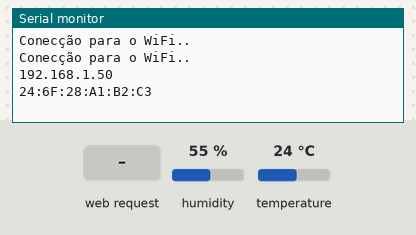
A sketch run on a simulated ESP32. On the bench: the last lines printed to the serial monitor. The inputs (shaded band) are chosen by the test bench; at power-on: humidity 55 %, temperature 24 °C. WiFi joins after 1.5 s; servers stay silent unless stated.

Above: at 3.2 s.
3.3 s: HTTP request GET /temperature received
At 4.0 s:
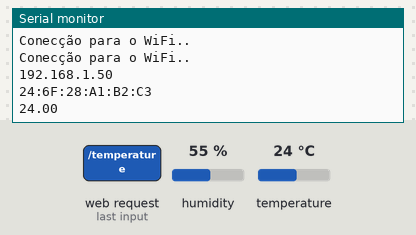
4.8 s: HTTP request GET /humidity received
At 6.1 s:
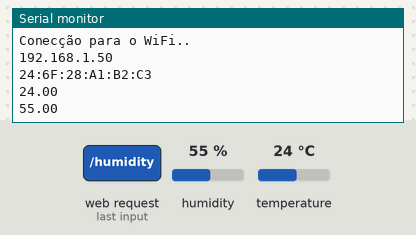

Measured:
- after the input at 3.3 s, the serial monitor: prints a new line at once (image 1)
- after the input at 4.8 s, the serial monitor: prints a new line at once (image 2)

The sketch:

ESP32UmidTempTCP.ino
```cpp
// Importar bibliotecas necessárias
#include <WiFi.h>
#include <ESPAsyncWebServer.h>
#include <Adafruit_Sensor.h>
#include <DHT.h>

// Substitua pelas suas credenciais de rede
const char* ssid = "HUBBLE";
const char* password = "noprincipioeraoverbo";

#define DHTPIN 27     // Pino digital conectado ao sensor DHT

//Descomente o tipo de sensor em uso:
//#define DHTTYPE    DHT11     // DHT 11
#define DHTTYPE    DHT22     // DHT 22 (AM2302)
//#define DHTTYPE    DHT21     // DHT 21 (AM2301)

DHT dht(DHTPIN, DHTTYPE);

// Crie um objeto AsyncWebServer na porta 80
AsyncWebServer server(80);

String readDHTTemperature() {
  // As leituras do sensor também podem ter até 2 segundos 'de idade (é um sensor muito lento)
  // Leia a temperatura como Celsius (o padrão)
  float t = dht.readTemperature();
  // Leia a temperatura como Fahrenheit (isFahrenheit = true)
  //float t = dht.readTemperature(true);
  // Verifique se alguma leitura falhou e saia mais cedo (para tentar novamente).
  if (isnan(t)) {
    Serial.println("Falha ao ler o sensor DHT!");
    return "--";
  }
  else {
    Serial.println(t);
    return String(t);
  }
}

String readDHTHumidity() {
  // As leituras do sensor também podem ter até 2 segundos 'de idade (é um sensor muito lento)
  float h = dht.readHumidity();
  if (isnan(h)) {
    Serial.println("Falha ao ler o sensor DHT!");
    return "--";
  }
  else {
    Serial.println(h);
    return String(h);
  }
}

const char index_html[] PROGMEM = R"rawliteral(
<!DOCTYPE HTML><!html>
<!head>
  <title>Temperatura casa91</title>
  <meta name="viewport" content="width=device-width, initial-scale=1">
  <link rel="stylesheet" href="https://use.fontawesome.com/releases/v5.7.2/css/all.css" integrity="sha384-fnmOCqbTlWIlj8LyTjo7mOUStjsKC4pOpQbqyi7RrhN7udi9RwhKkMHpvLbHG9Sr" crossorigin="anonymous">
  <style>
    html {
     font-family: Arial;
     display: inline-block;
     margin: 0px auto;
     text-align: center;
    }
    h2 { font-size: 3.0rem; }
    p { font-size: 3.0rem; }
    .units { font-size: 1.2rem; }
    .dht-labels{
      font-size: 1.5rem;
      vertical-align:middle;
      padding-bottom: 15px;
    }
  </style>
<!/head>
<!body>
  <h2>Servidor ESP32 DHT casa91</h2>
  <img src="https://ceres.noticias.rs/wp-content/uploads/sites/7/2020/05/t_011_destaque_lista_habitacao_popular-1024x1024.png" width="400" height="341">
  <p>
    <i class="fas fa-thermometer-half" style="color:#FF0000;"></i>
    <span class="dht-labels">Temperatura</span>
    <span id="temperature">%TEMPERATURE%</span>
    <sup class="units">°C</sup>
  </p>
  <p>
    <i class="fas fa-tint" style="color:#00add6;"></i>
    <span class="dht-labels">Umidade</span>
    <span id="humidity">%HUMIDITY%</span>
    <sup class="units">%</sup>
  </p>
</body>
<script>
setInterval(function ( ) {
  var xhttp = new XMLHttpRequest();
  xhttp.onreadystatechange = function() {
    if (this.readyState == 4 && this.status == 200) {
      document.getElementById("temperature").innerHTML = this.responseText;
    }
  };
  xhttp.open("GET", "/temperature", true);
  xhttp.send();
}, 10000 ) ;

setInterval(function ( ) {
  var xhttp = new XMLHttpRequest();
  xhttp.onreadystatechange = function() {
    if (this.readyState == 4 && this.status == 200) {
      document.getElementById("humidity").innerHTML = this.responseText;
    }
  };
  xhttp.open("GET", "/humidity", true);
  xhttp.send();
}, 10000 ) ;
<!/script>
<!/html>)rawliteral";

// Substitui o espaço reservado pelos valores DHT
String processor(const String& var){
  //Serial.println(var);
  if(var == "TEMPERATURE"){
    return readDHTTemperature();
  }
  else if(var == "HUMIDITY"){
    return readDHTHumidity();
  }
  return String();
}

void setup(){
  // Porta serial para fins de depuração
  Serial.begin(115200);

  dht.begin();

  // Conecte-se ao Wi-Fi
  WiFi.begin(ssid, password);
  while (WiFi.status() != WL_CONNECTED) {
    delay(1000);
    Serial.println("Conecção para o WiFi..");
  }

  // Imprimir endereço IP local do ESP32
  Serial.println(WiFi.localIP());
  Serial.println(WiFi.macAddress());

  // Rota para raiz / página da web
  server.on("/", HTTP_GET, [](AsyncWebServerRequest *request){
    request->send_P(200, "text/html", index_html, processor);
  });
  server.on("/temperature", HTTP_GET, [](AsyncWebServerRequest *request){
    request->send_P(200, "text/plain", readDHTTemperature().c_str());
  });
  server.on("/humidity", HTTP_GET, [](AsyncWebServerRequest *request){
    request->send_P(200, "text/plain", readDHTHumidity().c_str());
  });

  // Start server
  server.begin();
}

void loop(){

}
```
